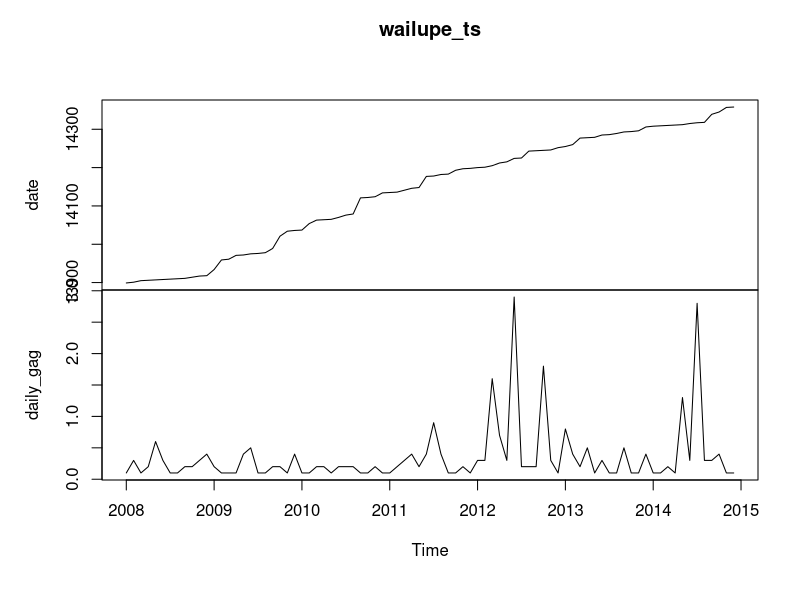
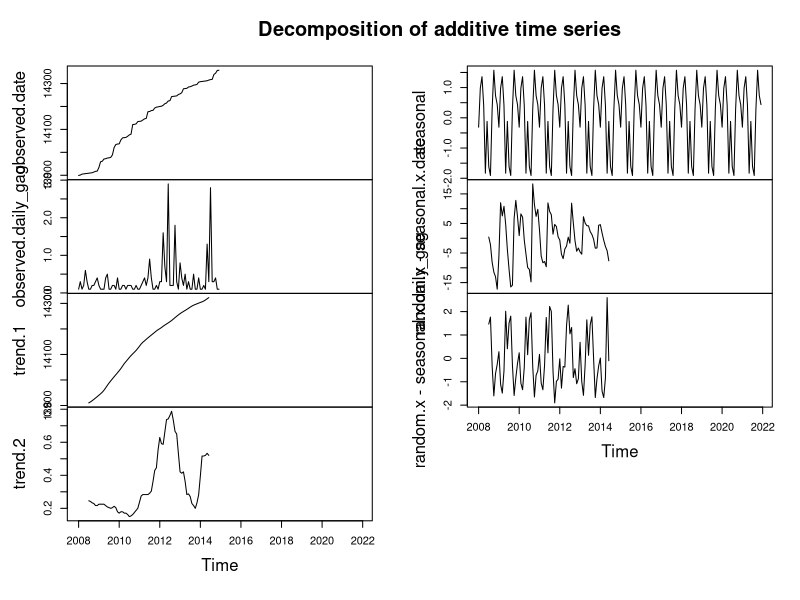
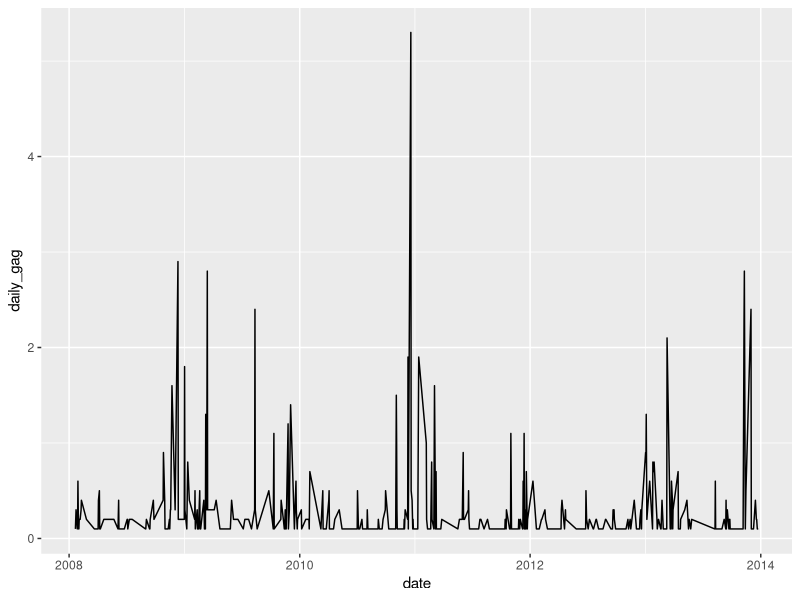
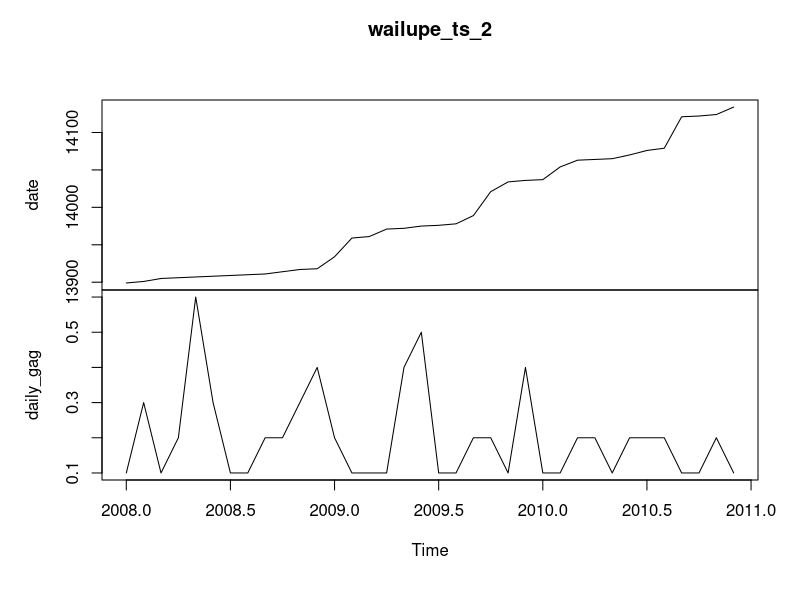
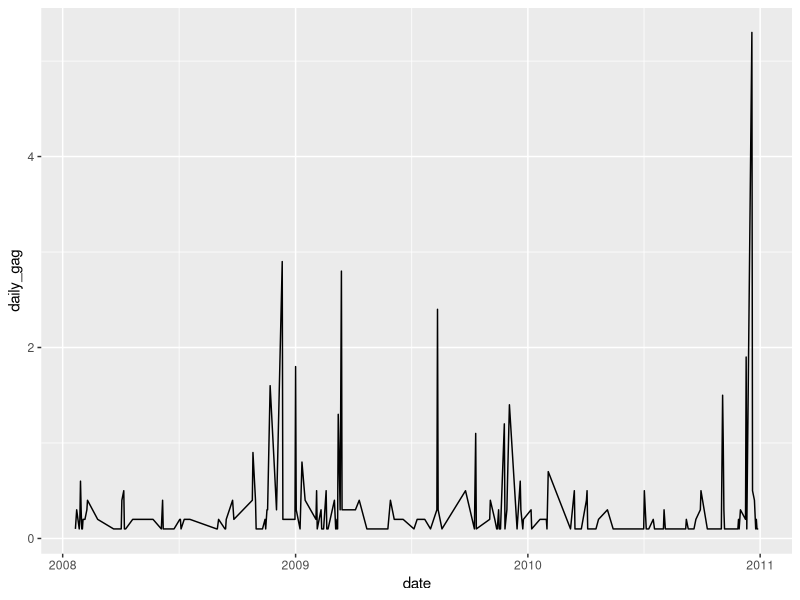

These charts were generated, in order, by the following R code:
## ---- chunk 1
knitr::opts_chunk$set(echo = TRUE)
## ---- chunk 2

## Data Wrangling for Kahuwai Stormwater Data
## N Dornan

##Load Packages

library(tidyverse)
library(lubridate)
library(stringr)
library(tseries)

## Read in file

rain_dat = read.csv("NOAA_precipdata_KW_111719.csv")

#rain_dat$DATE <- ymd(rain_dat$DATE)

## ---- chunk 3

wailupe_tidy <- rain_dat %>% 
  rename(station = STATION, station_name = STATION_NAME, elevation = ELEVATION, lat = LATITUDE, lon = LONGITUDE, date = DATE, time = TIME, qgag = QGAG, qgag_flag = Measurement.Flag, qgag_qual = Quality.Flag, qgag_units = Units, qpcp = QPCP, qpcp_flag = Measurement.Flag.1, qpcp_qual = Quality.Flag.1, qpcp_units = Units.1) %>%
  filter(station_name == "WAILUPE VALLEY SCHOOL 723.6 HI US") %>% #filter to Wailupe gauge only
  filter(qpcp != "-9999",
         qpcp != "999",
         qpcp != "999.99",
         qpcp_flag != "g",
         qgag != -9999.00) ## removes all flagged data
    
wailupe_pcp_sum <- wailupe_tidy %>%  
  group_by(date) %>%
  summarize(
    daily_gag = sum(qpcp)) ## gives total summed precip data per day. HT is given in tenths of inches.
## ---- chunk 4
##TS TIME

wailupe_pcp_sum$date <- ymd(wailupe_pcp_sum$date)

wailupe_ts <- wailupe_pcp_sum %>%
  ts(daily_gag, start=c(2008, 1), end=c(2014, 12), frequency=12)

plot(wailupe_ts)


######################## decompose ts

wailupe_dc <- decompose(wailupe_ts)

plot(wailupe_dc)

######################## standard ggplot

wailupe_plot <- ggplot(wailupe_pcp_sum, aes(date, daily_gag)) +
  geom_line()

wailupe_plot

#########Now, we filter by year! Need to reattach plyr to use str_detect

library(plyr)

#wailupe_refine = wailupe_dat %>%
#  filter(str_detect(date, paste(c(".2008", ".2009", ".2010"), collapse = #'|')))

wailupe_refine <- wailupe_pcp_sum %>%
  filter(date >"2008-01-01",
         date <"2010-12-31")

wailupe_ts_2 <- wailupe_refine %>%
  ts(wailupe_refine$qgag, start=c(2008, 1), end=c(2010, 12), frequency=12)

plot(wailupe_ts_2)

wailupe_plot_2 <- ggplot(wailupe_refine, aes(date, daily_gag)) +
  geom_line()

wailupe_plot_2

#write.csv(wailupe_refine, file = "wailupe_rainfall_r.txt")   
  
## ---- chunk 5



